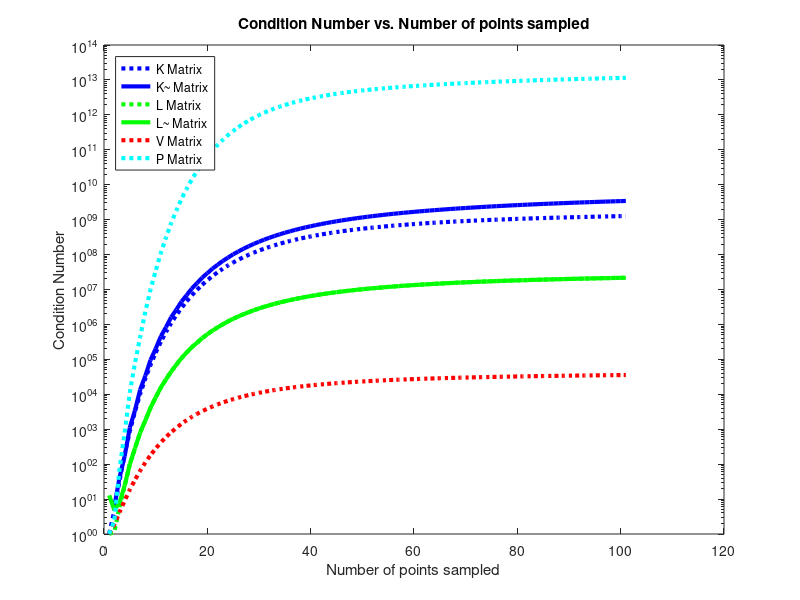

The MATLAB source for this figure:
function [] = CompareCond()
clear all; close all; clc;
set(0,'defaultLineLineWidth',3) %thick lines





Nstart = 1;
Nend = 101;

condPlotK = zeros(1, Nend - Nstart);
condPlotKTilda = zeros(1, Nend - Nstart);
condPlotL = zeros(1, Nend - Nstart);
condPlotLTilda = zeros(1, Nend - Nstart);
condPlotV = zeros(1, Nend - Nstart);
condPlotP = zeros(1, Nend - Nstart);

for N = Nstart : 1 : Nend
   %fix K and take derivatives (taken from Palmer's code)
   %epsilon = 200;
   epsilon = (N/3).^2;
   K = @(x, point) exp(-epsilon.*(x-point).^2);
   %D1K = @(x,center) ( -2.*epsilon.*(x-center).*K(x,center) );
   D2K = @(x,center) ( 2.*epsilon.*(2.*epsilon.*((x-center).^2)-1).*K(x,center));

    samplePoints = linspace(0, 1, N);
    temp = repmat(samplePoints, N, 1);
    %Kernel matrix
    KMatrix = K(temp', temp);
    
    KMatrixTilda = [K(temp', temp) ones(N, 1) samplePoints';
                    ones(1, N) 0 0;
                    samplePoints 0 0];

    %For this example, L = 2nd derivative
    LMatrix = D2K(temp', temp);
    LMatrixTilda = [D2K(temp', temp) zeros(N, 2);
               K(0, samplePoints) 1 0;
               K(1, samplePoints) 1 1];
    cond(KMatrix);
    condPlotK(N-Nstart+1) = cond(KMatrix);
    condPlotKTilda(N-Nstart+1) = cond(KMatrixTilda);
    condPlotL(N-Nstart+1) = cond(LMatrix);
    condPlotLTilda(N-Nstart+1) = cond(LMatrixTilda);
    
    %%Newton Basis
    [B, VMatrix] = calculate_beta_v(KMatrix, N, samplePoints, K);
    condPlotV(N-Nstart+1) = cond(VMatrix);
    
    %P = L * M' = L * (K^-1 * V)' = L*(K\V)'
    PMatrix = LMatrix*(KMatrix\VMatrix)'; %may cause problems
    
    condPlotP(N-Nstart+1) = cond(PMatrix);

end

    semilogy(Nstart:1:Nend, condPlotK, ':b')
    hold on;
    semilogy(Nstart:1:Nend, condPlotKTilda, 'b')
    semilogy(Nstart:1:Nend, condPlotL, ':g')
    semilogy(Nstart:1:Nend, condPlotLTilda, 'g')
    semilogy(Nstart:1:Nend, condPlotV, ':r')
    semilogy(Nstart:1:Nend, condPlotP, ':c')
    
    title('Condition Number vs. Number of points sampled');
    legend('K Matrix', 'K~ Matrix', 'L Matrix', 'L~ Matrix', 'V Matrix', 'P Matrix', 'Location', 'NorthWest');
    ylabel('Condition Number');
    xlabel('Number of points sampled');

end


function [B, V] = calculate_beta_v(KM, N, xs, K)
% here we alternately calculate betas and vs since they depend on each
% other (see paper for relationship). B should be lower triangular,
% and V should be unit upper triangular s.t. KM = B*V
    B = zeros(N,N);
    V = eye(N);
    for c=1:(N-1)
        for i=c:N
            B(i,c) = calculate_single_beta(B,V,i,c,K,xs);
        end
        % not sure if this is bad when KM is ill-cond.
        V(1:c,c+1) = B(1:c,1:c)\KM(1:c,c+1);
    end
    B(N,N) = calculate_single_beta(B,V,N,N,K,xs);
end

function [res] = calculate_single_beta(B, V, i, j, K, xs)
res = K(xs(j), xs(i));
    for k=1:j-1
        res = res - B(i,k).*V(k,j);
    end
end
